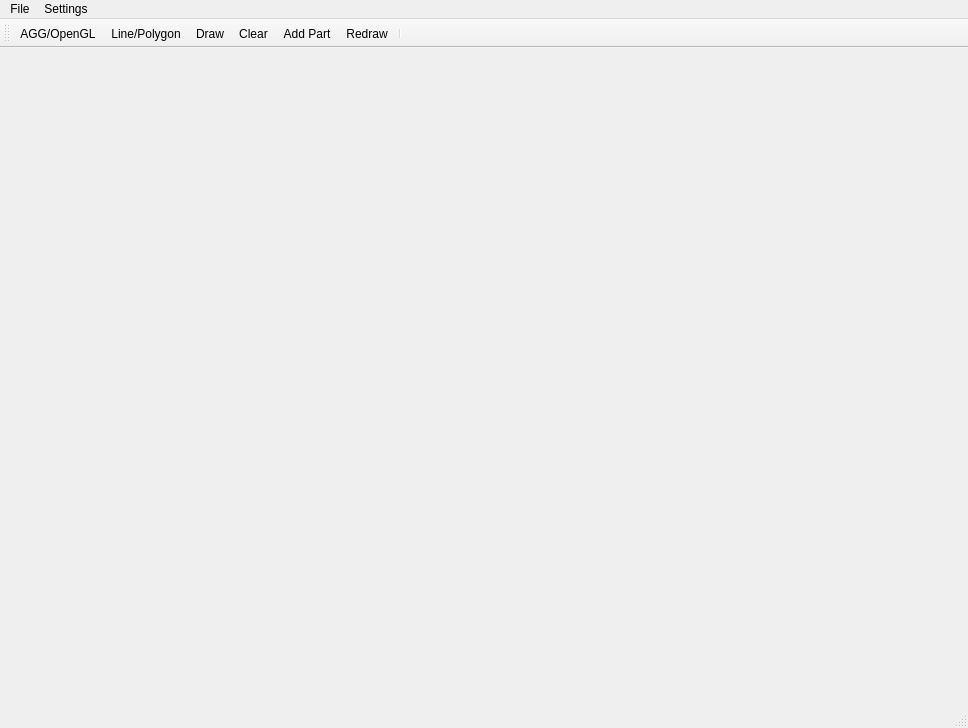
<?xml version="1.0" encoding="UTF-8"?>
<ui version="4.0">
 <class>QTTestGraphicsClass</class>
 <widget class="QMainWindow" name="QTTestGraphicsClass">
  <property name="geometry">
   <rect>
    <x>0</x>
    <y>0</y>
    <width>968</width>
    <height>728</height>
   </rect>
  </property>
  <property name="windowTitle">
   <string>QTTestGraphics</string>
  </property>
  <widget class="QWidget" name="centralWidget"/>
  <widget class="QMenuBar" name="menuBar">
   <property name="geometry">
    <rect>
     <x>0</x>
     <y>0</y>
     <width>968</width>
     <height>21</height>
    </rect>
   </property>
   <widget class="QMenu" name="menufile">
    <property name="title">
     <string>Settings</string>
    </property>
    <addaction name="actionLine"/>
    <addaction name="actionPolygon"/>
   </widget>
   <widget class="QMenu" name="menuFile">
    <property name="title">
     <string>File</string>
    </property>
    <addaction name="actionSave"/>
    <addaction name="actionOPen"/>
   </widget>
   <addaction name="menuFile"/>
   <addaction name="menufile"/>
  </widget>
  <widget class="QStatusBar" name="statusBar"/>
  <widget class="QToolBar" name="toolBar">
   <property name="windowTitle">
    <string>toolBar</string>
   </property>
   <attribute name="toolBarArea">
    <enum>TopToolBarArea</enum>
   </attribute>
   <attribute name="toolBarBreak">
    <bool>false</bool>
   </attribute>
   <addaction name="AGG_OpenGL"/>
   <addaction name="actionLine_Polygon"/>
   <addaction name="actionDraw"/>
   <addaction name="actionClear"/>
   <addaction name="actionAdd_Part"/>
   <addaction name="actionRedraw"/>
   <addaction name="separator"/>
  </widget>
  <action name="AGG_OpenGL">
   <property name="checkable">
    <bool>true</bool>
   </property>
   <property name="icon">
    <iconset resource="QTTestGraphics.qrc">
     <normaloff>:/QTTestGraphics/images/agg.png</normaloff>
     <normalon>:/QTTestGraphics/images/opengl.png</normalon>
     <disabledoff>:/QTTestGraphics/images/agg.png</disabledoff>
     <disabledon>:/QTTestGraphics/images/opengl.png</disabledon>
     <activeoff>:/QTTestGraphics/images/opengl.png</activeoff>
     <activeon>:/QTTestGraphics/images/agg.png</activeon>
     <selectedoff>:/QTTestGraphics/images/agg.png</selectedoff>
     <selectedon>:/QTTestGraphics/images/opengl.png</selectedon>:/QTTestGraphics/images/agg.png</iconset>
   </property>
   <property name="text">
    <string>AGG/OpenGL</string>
   </property>
   <property name="toolTip">
    <string>AGG/OpenGL</string>
   </property>
  </action>
  <action name="actionRedraw">
   <property name="icon">
    <iconset resource="QTTestGraphics.qrc">
     <normaloff>:/QTTestGraphics/images/redraw.png</normaloff>:/QTTestGraphics/images/redraw.png</iconset>
   </property>
   <property name="text">
    <string>Redraw</string>
   </property>
  </action>
  <action name="actionLine_Polygon">
   <property name="checkable">
    <bool>true</bool>
   </property>
   <property name="icon">
    <iconset>
     <selectedoff>:/QTTestGraphics/images/polygon.png</selectedoff>
     <selectedon>:/QTTestGraphics/images/line.png</selectedon>
    </iconset>
   </property>
   <property name="text">
    <string>Line/Polygon</string>
   </property>
   <property name="toolTip">
    <string>Line/Polygon</string>
   </property>
  </action>
  <action name="actionLine">
   <property name="text">
    <string>Line</string>
   </property>
  </action>
  <action name="actionPolygon">
   <property name="text">
    <string>Polygon</string>
   </property>
  </action>
  <action name="actionDraw">
   <property name="icon">
    <iconset>
     <activeon>:/QTTestGraphics/images/Draw.png</activeon>
    </iconset>
   </property>
   <property name="text">
    <string>Draw</string>
   </property>
   <property name="toolTip">
    <string>Draw</string>
   </property>
  </action>
  <action name="actionClear">
   <property name="icon">
    <iconset resource="QTTestGraphics.qrc">
     <normaloff>:/QTTestGraphics/images/Clear.png</normaloff>:/QTTestGraphics/images/Clear.png</iconset>
   </property>
   <property name="text">
    <string>Clear</string>
   </property>
   <property name="toolTip">
    <string>Clear</string>
   </property>
  </action>
  <action name="actionAdd_Part">
   <property name="checkable">
    <bool>true</bool>
   </property>
   <property name="icon">
    <iconset>
     <activeon>:/QTTestGraphics/images/addPart.png</activeon>
    </iconset>
   </property>
   <property name="text">
    <string>Add Part</string>
   </property>
  </action>
  <action name="actionSave">
   <property name="text">
    <string>Save</string>
   </property>
  </action>
  <action name="actionOPen">
   <property name="text">
    <string>Open</string>
   </property>
  </action>
 </widget>
 <layoutdefault spacing="6" margin="11"/>
 <resources>
  <include location="QTTestGraphics.qrc"/>
 </resources>
 <connections>
  <connection>
   <sender>actionAdd_Part</sender>
   <signal>triggered(bool)</signal>
   <receiver>QTTestGraphicsClass</receiver>
   <slot>AddPart(bool)</slot>
   <hints>
    <hint type="sourcelabel">
     <x>-1</x>
     <y>-1</y>
    </hint>
    <hint type="destinationlabel">
     <x>483</x>
     <y>363</y>
    </hint>
   </hints>
  </connection>
  <connection>
   <sender>actionClear</sender>
   <signal>triggered()</signal>
   <receiver>QTTestGraphicsClass</receiver>
   <slot>Clear()</slot>
   <hints>
    <hint type="sourcelabel">
     <x>-1</x>
     <y>-1</y>
    </hint>
    <hint type="destinationlabel">
     <x>483</x>
     <y>363</y>
    </hint>
   </hints>
  </connection>
  <connection>
   <sender>actionLine_Polygon</sender>
   <signal>toggled(bool)</signal>
   <receiver>QTTestGraphicsClass</receiver>
   <slot>DrawLine(bool)</slot>
   <hints>
    <hint type="sourcelabel">
     <x>-1</x>
     <y>-1</y>
    </hint>
    <hint type="destinationlabel">
     <x>483</x>
     <y>363</y>
    </hint>
   </hints>
  </connection>
  <connection>
   <sender>AGG_OpenGL</sender>
   <signal>toggled(bool)</signal>
   <receiver>QTTestGraphicsClass</receiver>
   <slot>AggOpenGL(bool)</slot>
   <hints>
    <hint type="sourcelabel">
     <x>-1</x>
     <y>-1</y>
    </hint>
    <hint type="destinationlabel">
     <x>483</x>
     <y>363</y>
    </hint>
   </hints>
  </connection>
 </connections>
 <slots>
  <slot>Clear()</slot>
  <slot>AddPart(bool)</slot>
  <slot>AggOpenGL(bool)</slot>
  <slot>Redraw()</slot>
  <slot>DrawLine(bool)</slot>
 </slots>
</ui>
